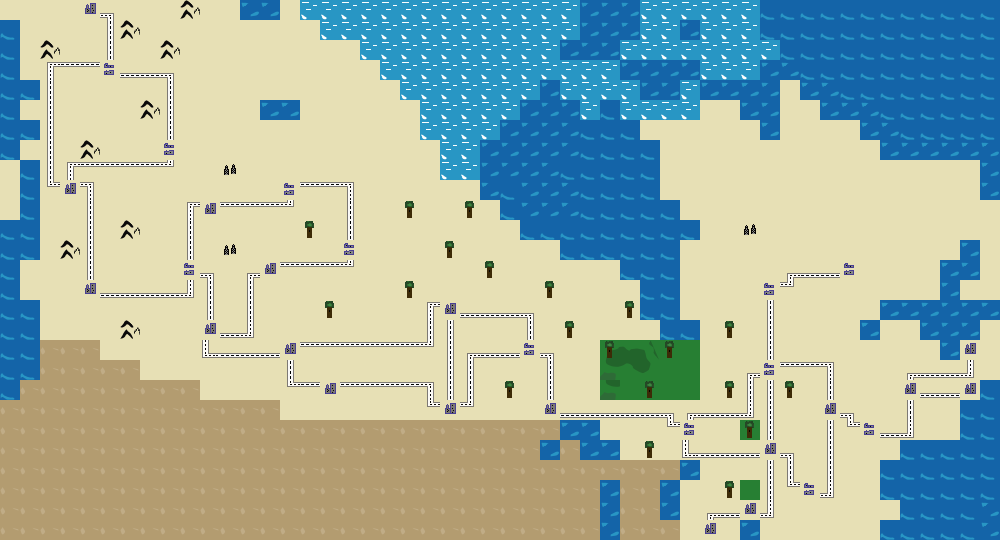

Below is a game level as drawn by its tile map, then a one-line description and the .tmx that defines it (tile-layer data replaced by summaries):
An orthogonal 50x27 tile map with 20x20 px tiles, 2 tile layers (Background, Objects).

<map version="1.0" orientation="orthogonal" width="50" height="27" tilewidth="20" tileheight="20">
 <tileset firstgid="1" name="Tilesheet" tilewidth="20" tileheight="20">
  <image source="tilesheet.png" width="60" height="200" />
 </tileset>
 <layer name="Background" width="50" height="27">
  <data>[1350 cells, 1350 non-empty, 12 distinct tile ids]</data>
 </layer>
 <layer name="Objects" width="50" height="27">
  <data>[1350 cells, 215 non-empty, 17 distinct tile ids]</data>
 </layer>
</map>